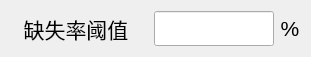
  <widget class="QWidget" name="layoutWidget_12">
   <property name="geometry">
    <rect>
     <x>70</x>
     <y>570</y>
     <width>297</width>
     <height>37</height>
    </rect>
   </property>
   <layout class="QHBoxLayout" name="horizontalLayout_12">
    <item>
     <widget class="QLabel" name="label_roiHeight_L_14">
      <property name="sizePolicy">
       <sizepolicy hsizetype="Fixed" vsizetype="Fixed">
        <horstretch>0</horstretch>
        <verstretch>0</verstretch>
       </sizepolicy>
      </property>
      <property name="minimumSize">
       <size>
        <width>130</width>
        <height>35</height>
       </size>
      </property>
      <property name="maximumSize">
       <size>
        <width>130</width>
        <height>35</height>
       </size>
      </property>
      <property name="font">
       <font>
        <pointsize>16</pointsize>
       </font>
      </property>
      <property name="text">
       <string>缺失率阈值</string>
      </property>
      <property name="alignment">
       <set>Qt::AlignCenter</set>
      </property>
     </widget>
    </item>
    <item>
     <spacer name="horizontalSpacer_19">
      <property name="orientation">
       <enum>Qt::Horizontal</enum>
      </property>
      <property name="sizeType">
       <enum>QSizePolicy::Fixed</enum>
      </property>
      <property name="sizeHint" stdset="0">
       <size>
        <width>7</width>
        <height>0</height>
       </size>
      </property>
     </spacer>
    </item>
    <item>
     <widget class="QLineEdit" name="lineEdit_concaveRateThresh">
      <property name="sizePolicy">
       <sizepolicy hsizetype="Fixed" vsizetype="Fixed">
        <horstretch>0</horstretch>
        <verstretch>0</verstretch>
       </sizepolicy>
      </property>
      <property name="minimumSize">
       <size>
        <width>120</width>
        <height>35</height>
       </size>
      </property>
      <property name="maximumSize">
       <size>
        <width>110</width>
        <height>35</height>
       </size>
      </property>
      <property name="font">
       <font>
        <pointsize>16</pointsize>
       </font>
      </property>
      <property name="alignment">
       <set>Qt::AlignCenter</set>
      </property>
     </widget>
    </item>
    <item>
     <widget class="QLabel" name="label_roiHeight_L_15">
      <property name="sizePolicy">
       <sizepolicy hsizetype="Fixed" vsizetype="Fixed">
        <horstretch>0</horstretch>
        <verstretch>0</verstretch>
       </sizepolicy>
      </property>
      <property name="minimumSize">
       <size>
        <width>20</width>
        <height>35</height>
       </size>
      </property>
      <property name="maximumSize">
       <size>
        <width>20</width>
        <height>35</height>
       </size>
      </property>
      <property name="font">
       <font>
        <pointsize>16</pointsize>
       </font>
      </property>
      <property name="text">
       <string>%</string>
      </property>
      <property name="alignment">
       <set>Qt::AlignCenter</set>
      </property>
     </widget>
    </item>
   </layout>
  </widget>
